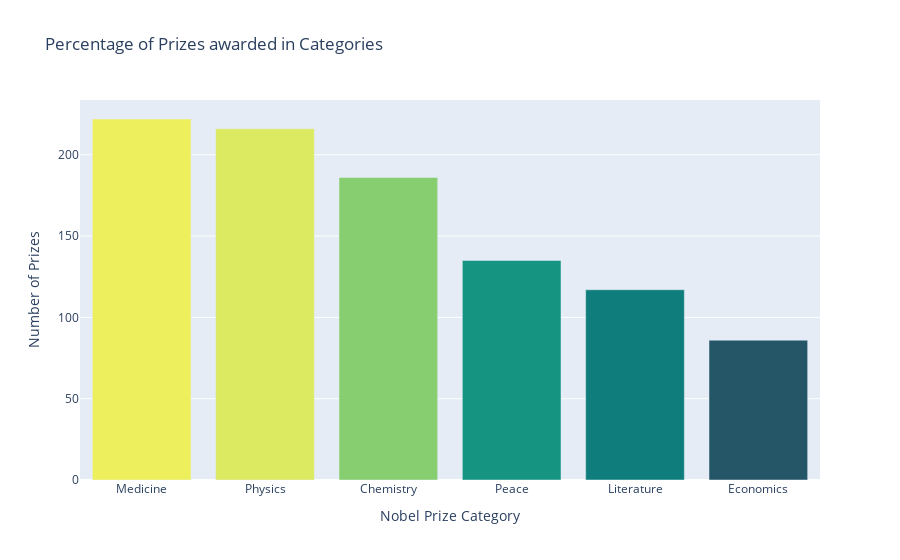

The code cell stored with this chart in its notebook:
### Code cell
# construct chart for prize distribution by category
prizes_per_category = df_data.category.value_counts()

fig = px.bar(
    prizes_per_category, 
    x=prizes_per_category.index,
    y=prizes_per_category.values,
    title='Percentage of Prizes awarded in Categories',
    color=prizes_per_category.values,
    color_continuous_scale=px.colors.sequential.Aggrnyl
    )

fig.update_layout(
    xaxis_title='Nobel Prize Category', 
    coloraxis_showscale=False,
    yaxis_title='Number of Prizes'
)

fig.show()

### Figure 1 — Plotly figure (JSON) as saved in the notebook; plotly's stock layout.template omitted (floating-point values rounded to 4 significant figures)
{"data": [{"alignmentgroup": "True", "hovertemplate": "index=%{x}<br>y=%{y}<br>color=%{marker.color}<extra></extra>", "legendgroup": "", "marker": {"color": [222, 216, 186, 135, 117, 86], "coloraxis": "coloraxis", "pattern": {"shape": ""}}, "name": "", "offsetgroup": "", "orientation": "v", "showlegend": false, "textposition": "auto", "type": "bar", "x": ["Medicine", "Physics", "Chemistry", "Peace", "Literature", "Economics"], "xaxis": "x", "y": [222, 216, 186, 135, 117, 86], "yaxis": "y"}], "layout": {"barmode": "relative", "coloraxis": {"colorbar": {"title": {"text": "color"}}, "colorscale": [[0, "rgb(36, 86, 104)"], [0.1667, "rgb(15, 114, 121)"], [0.3333, "rgb(13, 143, 129)"], [0.5, "rgb(57, 171, 126)"], [0.6667, "rgb(110, 197, 116)"], [0.8333, "rgb(169, 220, 103)"], [1, "rgb(237, 239, 93)"]], "showscale": false}, "legend": {"tracegroupgap": 0}, "title": {"text": "Percentage of Prizes awarded in Categories"}, "xaxis": {"anchor": "y", "domain": [0, 1], "title": {"text": "Nobel Prize Category"}}, "yaxis": {"anchor": "x", "domain": [0, 1], "title": {"text": "Number of Prizes"}}}}
